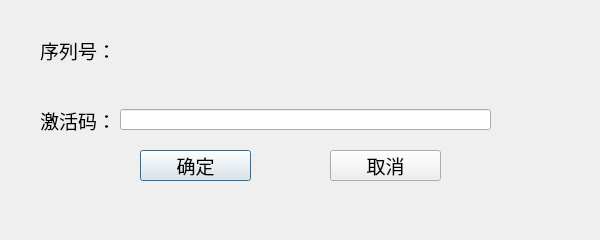
<?xml version="1.0" encoding="UTF-8"?>
<ui version="4.0">
 <class>ActivateDialog</class>
 <widget class="QDialog" name="ActivateDialog">
  <property name="geometry">
   <rect>
    <x>0</x>
    <y>0</y>
    <width>600</width>
    <height>240</height>
   </rect>
  </property>
  <property name="sizePolicy">
   <sizepolicy hsizetype="Fixed" vsizetype="Fixed">
    <horstretch>0</horstretch>
    <verstretch>0</verstretch>
   </sizepolicy>
  </property>
  <property name="minimumSize">
   <size>
    <width>600</width>
    <height>240</height>
   </size>
  </property>
  <property name="maximumSize">
   <size>
    <width>600</width>
    <height>240</height>
   </size>
  </property>
  <property name="font">
   <font>
    <pointsize>14</pointsize>
   </font>
  </property>
  <property name="windowTitle">
   <string>ActivateDialog</string>
  </property>
  <property name="modal">
   <bool>true</bool>
  </property>
  <widget class="QLabel" name="requestCode">
   <property name="geometry">
    <rect>
     <x>120</x>
     <y>30</y>
     <width>441</width>
     <height>31</height>
    </rect>
   </property>
   <property name="font">
    <font>
     <pointsize>13</pointsize>
    </font>
   </property>
   <property name="text">
    <string/>
   </property>
   <property name="alignment">
    <set>Qt::AlignLeading|Qt::AlignLeft|Qt::AlignVCenter</set>
   </property>
   <property name="textInteractionFlags">
    <set>Qt::LinksAccessibleByMouse|Qt::TextSelectableByMouse</set>
   </property>
  </widget>
  <widget class="QPushButton" name="EnterButton">
   <property name="geometry">
    <rect>
     <x>140</x>
     <y>150</y>
     <width>111</width>
     <height>31</height>
    </rect>
   </property>
   <property name="text">
    <string>确定</string>
   </property>
  </widget>
  <widget class="QLineEdit" name="lineEdit">
   <property name="geometry">
    <rect>
     <x>120</x>
     <y>109</y>
     <width>371</width>
     <height>21</height>
    </rect>
   </property>
  </widget>
  <widget class="QPushButton" name="CancleButton">
   <property name="geometry">
    <rect>
     <x>330</x>
     <y>150</y>
     <width>111</width>
     <height>31</height>
    </rect>
   </property>
   <property name="text">
    <string>取消</string>
   </property>
  </widget>
  <widget class="QLabel" name="codeError">
   <property name="geometry">
    <rect>
     <x>240</x>
     <y>80</y>
     <width>111</width>
     <height>20</height>
    </rect>
   </property>
   <property name="text">
    <string/>
   </property>
  </widget>
  <widget class="QLabel" name="label">
   <property name="geometry">
    <rect>
     <x>40</x>
     <y>110</y>
     <width>71</width>
     <height>21</height>
    </rect>
   </property>
   <property name="text">
    <string>激活码：</string>
   </property>
  </widget>
  <widget class="QLabel" name="label_2">
   <property name="geometry">
    <rect>
     <x>40</x>
     <y>40</y>
     <width>71</width>
     <height>21</height>
    </rect>
   </property>
   <property name="text">
    <string>序列号：</string>
   </property>
  </widget>
 </widget>
 <resources/>
 <connections>
  <connection>
   <sender>EnterButton</sender>
   <signal>clicked()</signal>
   <receiver>ActivateDialog</receiver>
   <slot>accept()</slot>
   <hints>
    <hint type="sourcelabel">
     <x>202</x>
     <y>171</y>
    </hint>
    <hint type="destinationlabel">
     <x>72</x>
     <y>167</y>
    </hint>
   </hints>
  </connection>
  <connection>
   <sender>CancleButton</sender>
   <signal>clicked()</signal>
   <receiver>ActivateDialog</receiver>
   <slot>reject()</slot>
   <hints>
    <hint type="sourcelabel">
     <x>401</x>
     <y>163</y>
    </hint>
    <hint type="destinationlabel">
     <x>511</x>
     <y>163</y>
    </hint>
   </hints>
  </connection>
 </connections>
</ui>
